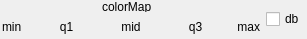
<ui version="4.0" >
 <class>ColorMapWidget</class>
 <widget class="QWidget" name="ColorMapWidget" >
  <property name="geometry" >
   <rect>
    <x>0</x>
    <y>0</y>
    <width>307</width>
    <height>39</height>
   </rect>
  </property>
  <property name="sizePolicy" >
   <sizepolicy vsizetype="Fixed" hsizetype="Fixed" >
    <horstretch>0</horstretch>
    <verstretch>0</verstretch>
   </sizepolicy>
  </property>
  <property name="windowTitle" >
   <string>ColorMapWidget</string>
  </property>
  <layout class="QHBoxLayout" >
   <property name="spacing" >
    <number>-1</number>
   </property>
   <property name="leftMargin" >
    <number>2</number>
   </property>
   <property name="topMargin" >
    <number>0</number>
   </property>
   <property name="rightMargin" >
    <number>2</number>
   </property>
   <property name="bottomMargin" >
    <number>0</number>
   </property>
   <item>
    <layout class="QVBoxLayout" >
     <property name="spacing" >
      <number>0</number>
     </property>
     <item>
      <widget class="QLabel" name="colorMap_" >
       <property name="sizePolicy" >
        <sizepolicy vsizetype="Fixed" hsizetype="Fixed" >
         <horstretch>0</horstretch>
         <verstretch>0</verstretch>
        </sizepolicy>
       </property>
       <property name="minimumSize" >
        <size>
         <width>256</width>
         <height>10</height>
        </size>
       </property>
       <property name="maximumSize" >
        <size>
         <width>256</width>
         <height>10</height>
        </size>
       </property>
       <property name="text" >
        <string>colorMap_</string>
       </property>
       <property name="alignment" >
        <set>Qt::AlignCenter</set>
       </property>
      </widget>
     </item>
     <item>
      <layout class="QHBoxLayout" >
       <item>
        <widget class="SideCar::GUI::VTick" name="min_1" >
         <property name="sizePolicy" >
          <sizepolicy vsizetype="Fixed" hsizetype="Preferred" >
           <horstretch>50</horstretch>
           <verstretch>0</verstretch>
          </sizepolicy>
         </property>
         <property name="minimumSize" >
          <size>
           <width>0</width>
           <height>4</height>
          </size>
         </property>
         <property name="maximumSize" >
          <size>
           <width>16777215</width>
           <height>4</height>
          </size>
         </property>
        </widget>
       </item>
       <item>
        <widget class="SideCar::GUI::VTick" name="q1_1" >
         <property name="sizePolicy" >
          <sizepolicy vsizetype="Fixed" hsizetype="Preferred" >
           <horstretch>100</horstretch>
           <verstretch>0</verstretch>
          </sizepolicy>
         </property>
         <property name="minimumSize" >
          <size>
           <width>0</width>
           <height>4</height>
          </size>
         </property>
         <property name="maximumSize" >
          <size>
           <width>16777215</width>
           <height>4</height>
          </size>
         </property>
         <property name="alignment" >
          <set>Qt::AlignCenter</set>
         </property>
        </widget>
       </item>
       <item>
        <widget class="SideCar::GUI::VTick" name="q2_1" >
         <property name="sizePolicy" >
          <sizepolicy vsizetype="Fixed" hsizetype="Preferred" >
           <horstretch>100</horstretch>
           <verstretch>0</verstretch>
          </sizepolicy>
         </property>
         <property name="minimumSize" >
          <size>
           <width>0</width>
           <height>4</height>
          </size>
         </property>
         <property name="maximumSize" >
          <size>
           <width>16777215</width>
           <height>4</height>
          </size>
         </property>
         <property name="alignment" >
          <set>Qt::AlignCenter</set>
         </property>
        </widget>
       </item>
       <item>
        <widget class="SideCar::GUI::VTick" name="q3_1" >
         <property name="sizePolicy" >
          <sizepolicy vsizetype="Fixed" hsizetype="Preferred" >
           <horstretch>100</horstretch>
           <verstretch>0</verstretch>
          </sizepolicy>
         </property>
         <property name="minimumSize" >
          <size>
           <width>0</width>
           <height>4</height>
          </size>
         </property>
         <property name="maximumSize" >
          <size>
           <width>16777215</width>
           <height>4</height>
          </size>
         </property>
         <property name="alignment" >
          <set>Qt::AlignCenter</set>
         </property>
        </widget>
       </item>
       <item>
        <widget class="SideCar::GUI::VTick" name="max_1" >
         <property name="sizePolicy" >
          <sizepolicy vsizetype="Fixed" hsizetype="Preferred" >
           <horstretch>50</horstretch>
           <verstretch>0</verstretch>
          </sizepolicy>
         </property>
         <property name="minimumSize" >
          <size>
           <width>0</width>
           <height>4</height>
          </size>
         </property>
         <property name="maximumSize" >
          <size>
           <width>16777215</width>
           <height>4</height>
          </size>
         </property>
         <property name="alignment" >
          <set>Qt::AlignRight</set>
         </property>
        </widget>
       </item>
      </layout>
     </item>
     <item>
      <layout class="QHBoxLayout" >
       <item>
        <widget class="QLabel" name="min_" >
         <property name="sizePolicy" >
          <sizepolicy vsizetype="Fixed" hsizetype="Preferred" >
           <horstretch>50</horstretch>
           <verstretch>0</verstretch>
          </sizepolicy>
         </property>
         <property name="font" >
          <font>
           <pointsize>9</pointsize>
          </font>
         </property>
         <property name="text" >
          <string>min</string>
         </property>
        </widget>
       </item>
       <item>
        <widget class="QLabel" name="q1_" >
         <property name="sizePolicy" >
          <sizepolicy vsizetype="Fixed" hsizetype="Preferred" >
           <horstretch>100</horstretch>
           <verstretch>0</verstretch>
          </sizepolicy>
         </property>
         <property name="font" >
          <font>
           <pointsize>9</pointsize>
          </font>
         </property>
         <property name="text" >
          <string>q1</string>
         </property>
         <property name="alignment" >
          <set>Qt::AlignCenter</set>
         </property>
        </widget>
       </item>
       <item>
        <widget class="QLabel" name="q2_" >
         <property name="sizePolicy" >
          <sizepolicy vsizetype="Fixed" hsizetype="Preferred" >
           <horstretch>100</horstretch>
           <verstretch>0</verstretch>
          </sizepolicy>
         </property>
         <property name="font" >
          <font>
           <pointsize>9</pointsize>
          </font>
         </property>
         <property name="text" >
          <string>mid</string>
         </property>
         <property name="alignment" >
          <set>Qt::AlignCenter</set>
         </property>
        </widget>
       </item>
       <item>
        <widget class="QLabel" name="q3_" >
         <property name="sizePolicy" >
          <sizepolicy vsizetype="Fixed" hsizetype="Preferred" >
           <horstretch>100</horstretch>
           <verstretch>0</verstretch>
          </sizepolicy>
         </property>
         <property name="font" >
          <font>
           <pointsize>9</pointsize>
          </font>
         </property>
         <property name="text" >
          <string>q3</string>
         </property>
         <property name="alignment" >
          <set>Qt::AlignCenter</set>
         </property>
        </widget>
       </item>
       <item>
        <widget class="QLabel" name="max_" >
         <property name="sizePolicy" >
          <sizepolicy vsizetype="Fixed" hsizetype="Preferred" >
           <horstretch>50</horstretch>
           <verstretch>0</verstretch>
          </sizepolicy>
         </property>
         <property name="font" >
          <font>
           <pointsize>9</pointsize>
          </font>
         </property>
         <property name="text" >
          <string>max</string>
         </property>
         <property name="alignment" >
          <set>Qt::AlignRight|Qt::AlignTrailing|Qt::AlignVCenter</set>
         </property>
        </widget>
       </item>
      </layout>
     </item>
    </layout>
   </item>
   <item>
    <widget class="QCheckBox" name="db_" >
     <property name="sizePolicy" >
      <sizepolicy vsizetype="Fixed" hsizetype="Fixed" >
       <horstretch>0</horstretch>
       <verstretch>0</verstretch>
      </sizepolicy>
     </property>
     <property name="text" >
      <string>db</string>
     </property>
    </widget>
   </item>
  </layout>
 </widget>
 <customwidgets>
  <customwidget>
   <class>SideCar::GUI::VTick</class>
   <extends>QLabel</extends>
   <header>GUI/VTick.h</header>
  </customwidget>
 </customwidgets>
 <resources/>
 <connections/>
</ui>
